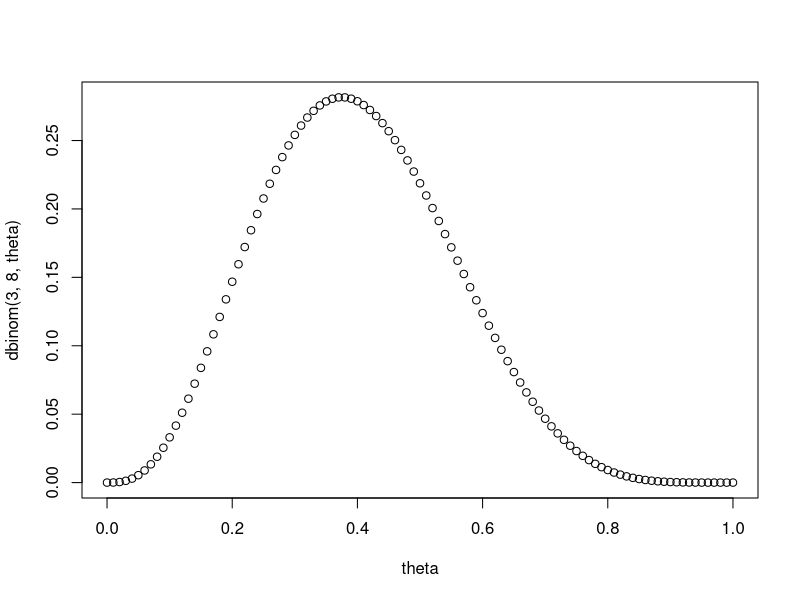
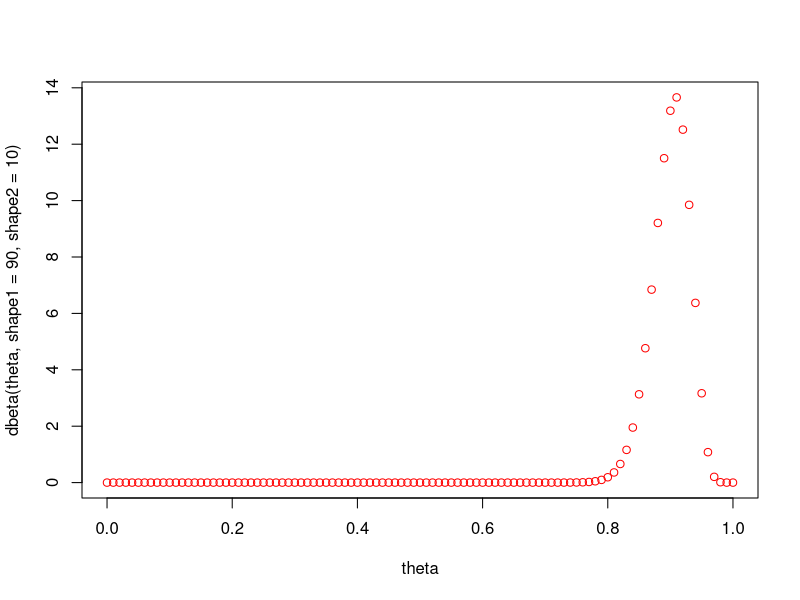
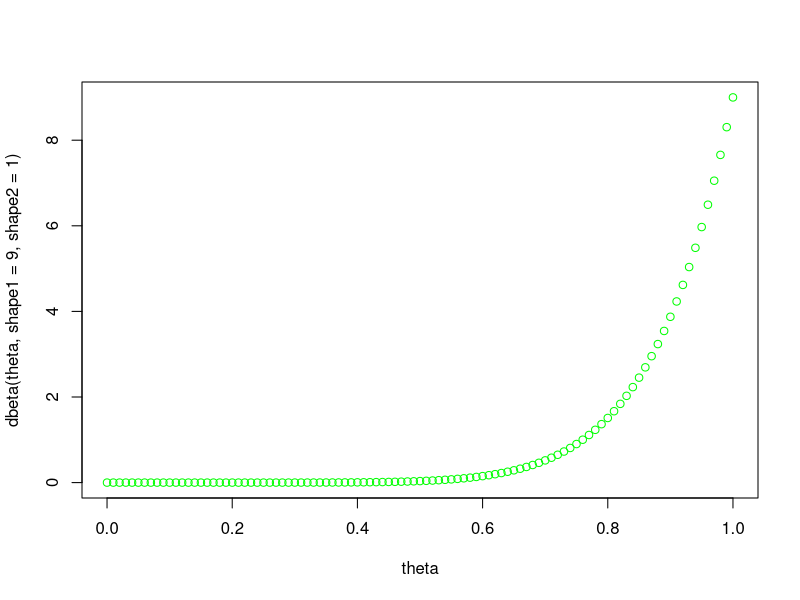
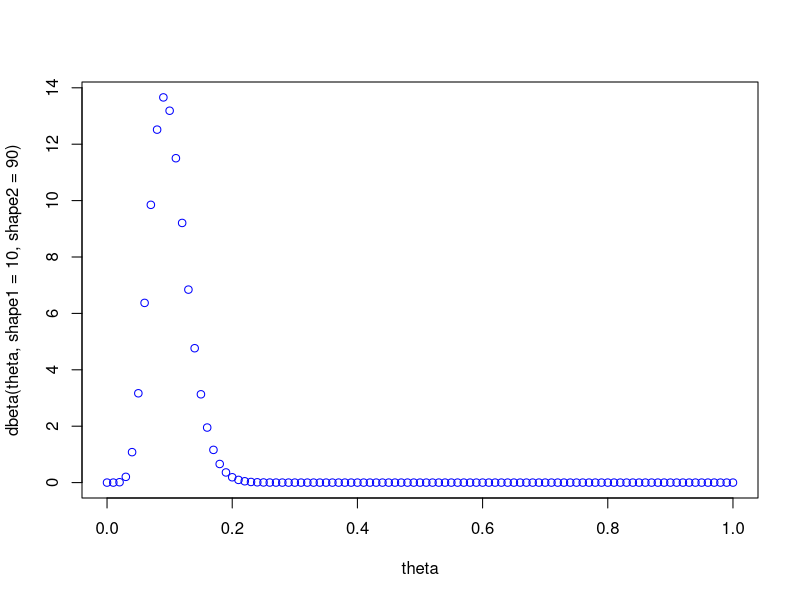
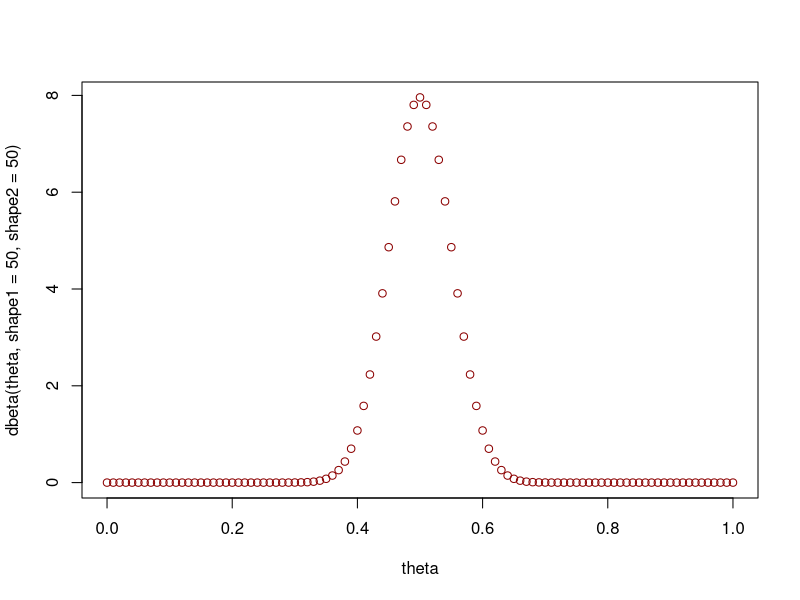
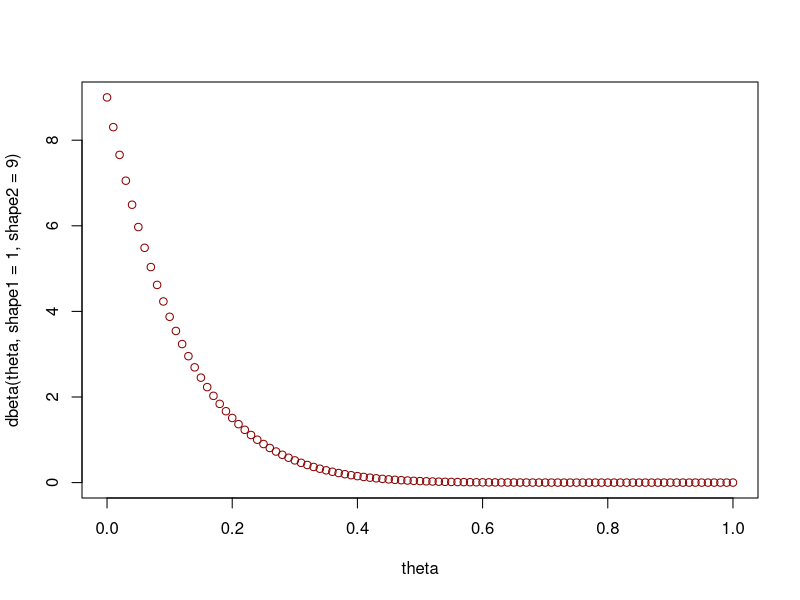
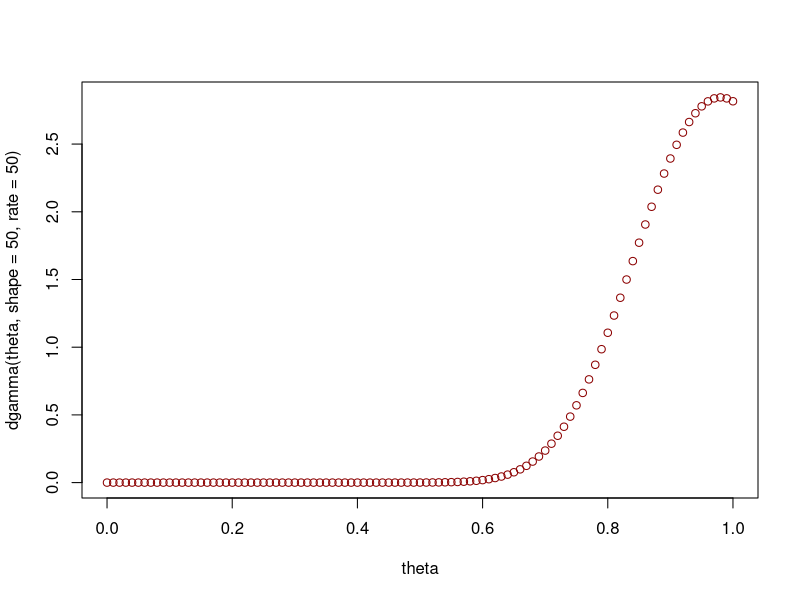

Source code (R) for these figures, in order:
theta <-  seq(from=0, to=1, by=0.01)
plot(theta, dbinom(3,8,theta))
dbeta(theta,shape1 = 4,shape2 = 8)

plot(theta, dbeta(theta,shape1 = 90, shape2 = 10), col='red')
plot(theta, dbeta(theta,shape1 = 9, shape2 = 1), col= 'green')

plot(theta, dbeta(theta,shape1 = 10, shape2 = 90), col='blue')
plot(theta, dbeta(theta,shape1 = 50, shape2 = 50), col='darkred')

plot(theta, dbeta(theta,shape1 = 1, shape2 = 9), col='darkred')
###################################################################################
d <- dpois(10,3)+dpois(10,2)+dpois(10,1)
n <- 1/3*(dpois(10,3))
n/d


plot(theta, dgamma(theta,shape = 50, rate = 50), col='darkred')
